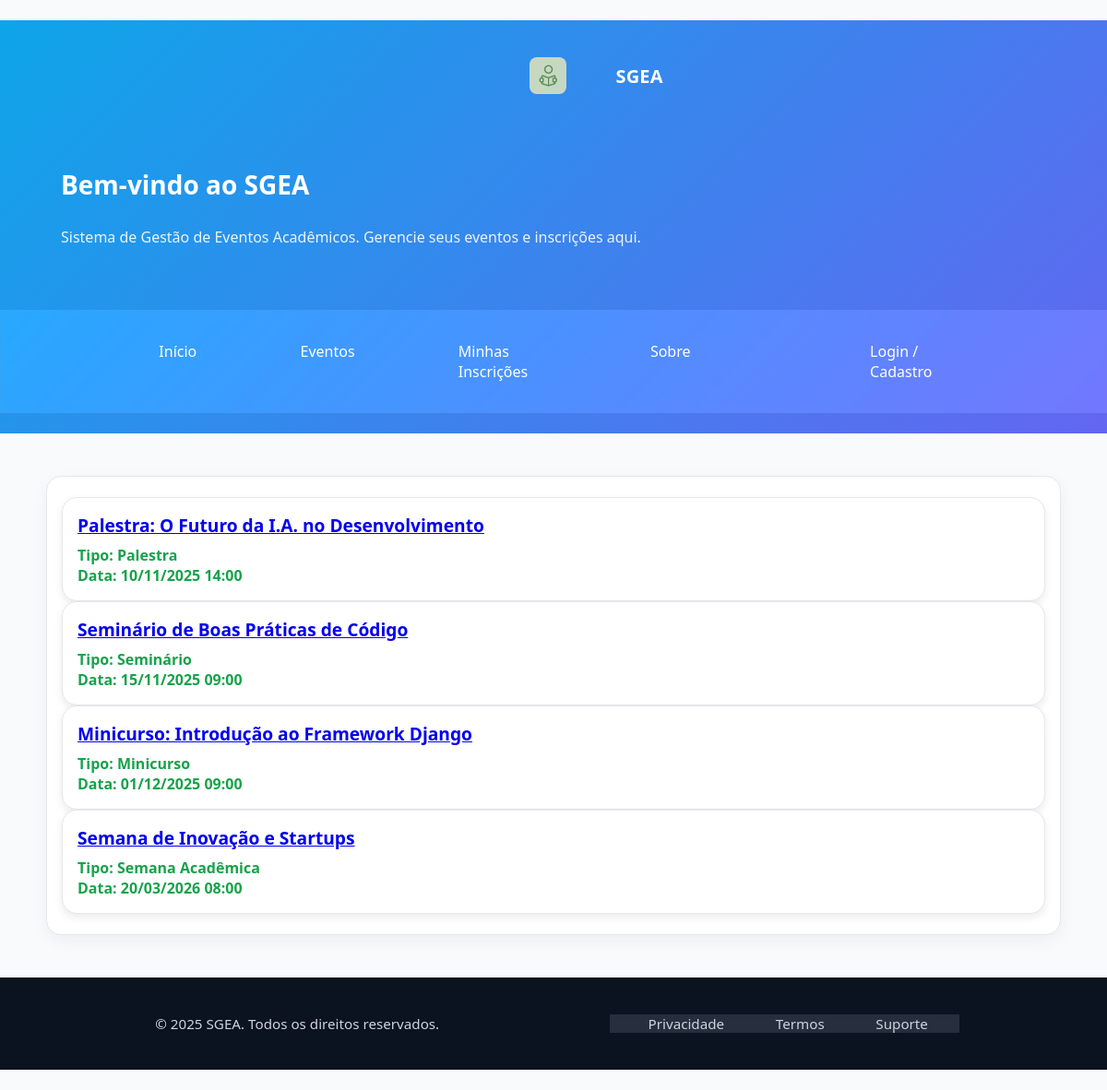
/eventos, run on the app's committed database.
### aulaweb/models.py (models this page shows, shortened)
class Evento(models.Model):
    tipo_evento = models.CharField(max_length=20, choices=TIPOS_EVENTO)
    nome = models.CharField(max_length=200, db_column='nome')
    data_inicial = models.DateTimeField()
    data_final = models.DateTimeField()
    horario = models.TimeField()
    local = models.CharField(max_length=100)
    palestrante_nome = models.CharField(max_length=150, blank=True, null=True, help_text='Nome do Palestrante ou Convidado')
    quantidade_participantes = models.PositiveIntegerField(
        help_text='Limite de inscrições para o evento'
    )
    organizador_responsavel = models.ForeignKey(
        Usuario,
        on_delete=models.SET_NULL,
        related_name='eventos_organizados',
        null=True
    )
    data_criacao = models.DateTimeField(auto_now_add=True)
    data_atualizacao = models.DateTimeField(auto_now=True)
    class Meta:
        db_table = "evento"
        ordering = ["data_inicial", "horario"]
        verbose_name = "Evento"
        verbose_name_plural = "Eventos"

### aulaweb/views.py (the view)
# urls.py: path('eventos', views.list_eventos, name='list_eventos'),
def list_eventos(request):
    lista_eventos = Evento.objects.all()
    return render(request, 'aulaweb/evento/list_eventos.html',
                  {'lista_eventos': lista_eventos})

### aulaweb/templates/aulaweb/evento/list_eventos.html (shortened to what this page needs)
{% extends "aulaweb/base.html" %}
{% block conteudo %}
<div class="eventos-container">
    {% for evento in lista_eventos %}
    <div class="evento-card">
        <div class="evento-titulo"><a href="{% url 'detalhar_evento' evento.pk %}">{{ evento.nome }}</a></div>
        <div class="evento-info">Tipo: {{ evento.get_tipo_evento_display }}</div>
        <div class="evento-info">Data: {{ evento.data_inicial|date:"d/m/Y H:i" }}</div>
    </div>
    {% empty %}
    <div class="sem-eventos">Nenhum evento encontrado</div>
    {% endfor %}
</div>
{% endblock %}

### aulaweb/templates/aulaweb/base.html (shortened to what this page needs)
<!DOCTYPE html>
<html lang="pt-BR">
<head>
  {% load static %}
  <link rel="stylesheet" href="{% static 'css/style.css' %}" />
</head>
<body>
  <header>
    <div class="topbar">
      <a class="brand" href="{% url 'index' %}">
        <span class="brand-logo" aria-hidden="true"></span>
                <img src="{% static 'image/logo.png' %}" alt="Logo do SGEA" class="brand-logo">
        <span class="brand-title">SGEA</span>
      </a>
    </div>
    <div class="banner">
            <h1>Bem-vindo ao SGEA</h1>
      <p>Sistema de Gestão de Eventos Acadêmicos. Gerencie seus eventos e inscrições aqui.</p>
    </div>
    <nav>
      <div class="nav-inner">
        <ul class="menu" aria-label="Menu de navegação principal">
          <li><a href="{% url 'index' %}">Início</a></li>
          <li><a href="{% url 'list_eventos' %}">Eventos</a></li>
          <li><a href="{% url 'list_inscricoes' %}">Minhas Inscrições</a></li>
          <li><a href="{% url 'sobre' %}">Sobre</a></li>
                    {% if request.session.usuario_id %}
                                <li style="color: white; padding: 0 15px; font-weight: bold; font-size: 0.9em; display: flex; align-items: center;">
                    Logado como: {{ request.session.usuario_nome }} ({{ request.session.usuario_perfil }})
                </li>
                <li><a href="{% url 'logout_usuario' %}">Sair</a></li>
            {% else %}
                <li><a href="{% url 'login_usuario' %}">Login / Cadastro</a></li>
            {% endif %}
        </ul>
      </div>
    </nav>
  </header>
  <main aria-label="Conteúdo principal">
    {% block conteudo %}
    {% endblock %}
  </main>
  <footer>
    <div class="footer-inner">
      <span>© <span id="year"></span> SGEA. Todos os direitos reservados.</span>
      <nav class="footer-links" aria-label="Links do rodapé">
        <a href="#">Privacidade</a>
        <a href="#">Termos</a>
        <a href="#">Suporte</a>
      </nav>
    </div>
  </footer>
</body>
</html>

### aulaweb/static/css/style.css (style rules this page uses)
*, *::before, *::after { box-sizing: border-box; }
html, body { margin: 0; padding: 0; }
body { font-family: system-ui, -apple-system, Segoe UI, Roboto, Arial, sans-serif; color: #1f2937; background: #f8fafc; min-height: 100vh; display: flex; flex-direction: column; }
header { background: linear-gradient(135deg, #0ea5e9, #6366f1); color: white; }
.topbar { max-width: 1100px; margin: 0 auto; padding: 18px 16px 8px; display: flex; align-items: center; justify-content: space-between; gap: 16px; }
.brand { display: flex; align-items: center; gap: 12px; text-decoration: none; color: inherit; }
.brand-logo { width: 40px; height: 40px; border-radius: 8px; object-fit: cover; }
.brand-title { font-size: 1.25rem; font-weight: 700; letter-spacing: 0.2px; }
.banner { max-width: 1100px; margin: 0 auto; padding: 28px 16px 24px; }
.banner h1 { margin: 0 0 6px; font-size: 1.75rem; line-height: 1.3; }
.banner p { margin: 0; opacity: 0.9; }
nav { background: rgba(255,255,255,0.12); backdrop-filter: saturate(1.2) blur(2px); }
.nav-inner { max-width: 1100px; margin: 0 auto; display: flex; align-items: center; padding: 0 16px; position: relative; }
.menu { list-style: none; display: flex; gap: 12px; padding: 0; margin: 0; }
.menu a { display: block; padding: 12px 14px; text-decoration: none; color: white; border-radius: 10px; transition: background 0.2s ease, transform 0.05s ease; }
main { flex: 1 0 auto; max-width: 1100px; width: 100%; margin: 24px auto; padding: 0 16px; min-height: 300px; background: white; border: 1px solid #e5e7eb; border-radius: 16px; box-shadow: 0 6px 18px rgba(15, 23, 42, 0.05); }
footer { flex-shrink: 0; background: #0b1220; color: #cbd5e1; }
.footer-inner { max-width: 1100px; margin: 0 auto; padding: 18px 16px; display: flex; align-items: center; justify-content: space-between; gap: 16px; font-size: 0.95rem; }
.footer-links { display: flex; gap: 14px; }
.footer-links a { color: #cbd5e1; text-decoration: none; }
.eventos-container { display: grid; grid-template-columns: repeat(auto-fit, minmax(220px, 1fr)); gap: 20px; padding: 20px; }
.evento-card { background: #ffffff; border: 1px solid #e5e7eb; border-radius: 16px; padding: 16px; box-shadow: 0 4px 10px rgba(0,0,0,0.08); transition: transform 0.2s ease, box-shadow 0.2s ease; }
.evento-titulo { font-size: 1.2rem; font-weight: bold; color: #1f2937; margin-bottom: 8px; }
.evento-info { font-size: 1rem; color: #16a34a; font-weight: 600; }

### data on the page
Evento: nome "Palestra: O Futuro da I.A. no Desenvolvimento", tipo_evento "Palestra", data_inicial "10/11/2025 14:00"
Evento: nome "Seminário de Boas Práticas de Código", tipo_evento "Seminário", data_inicial "15/11/2025 09:00"
Evento: nome "Minicurso: Introdução ao Framework Django", tipo_evento "Minicurso", data_inicial "01/12/2025 09:00"
Evento: nome "Semana de Inovação e Startups", tipo_evento "Semana Acadêmica", data_inicial "20/03/2026 08:00"
